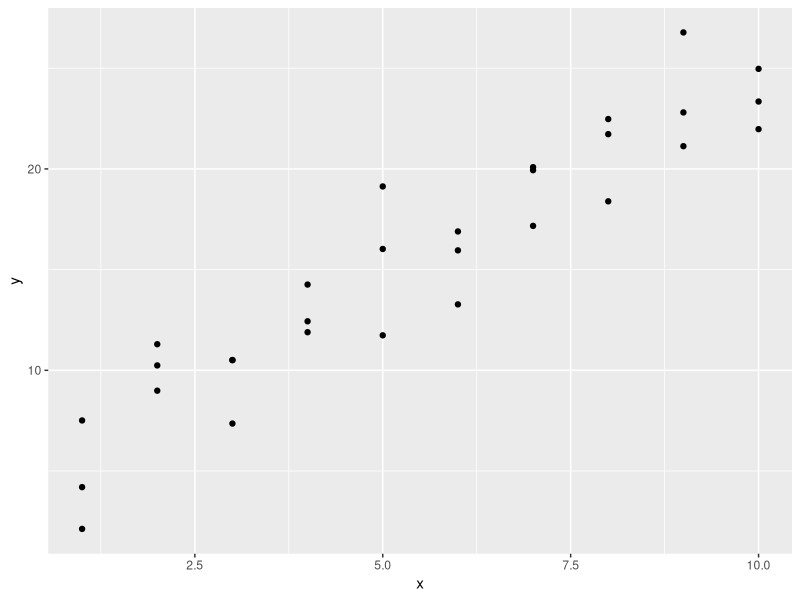
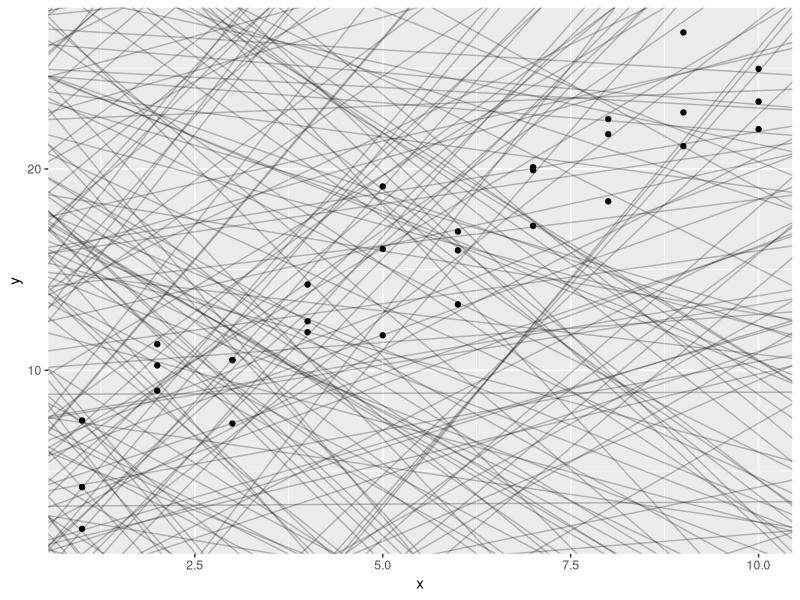
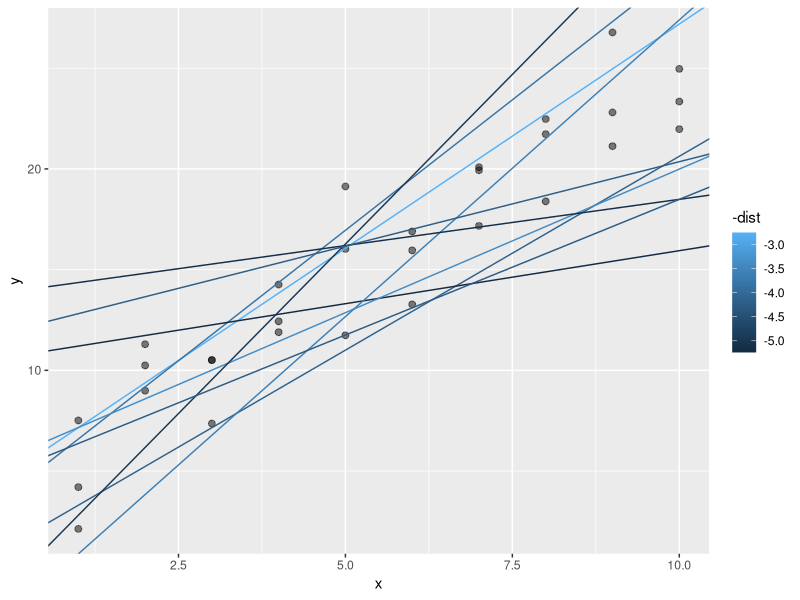
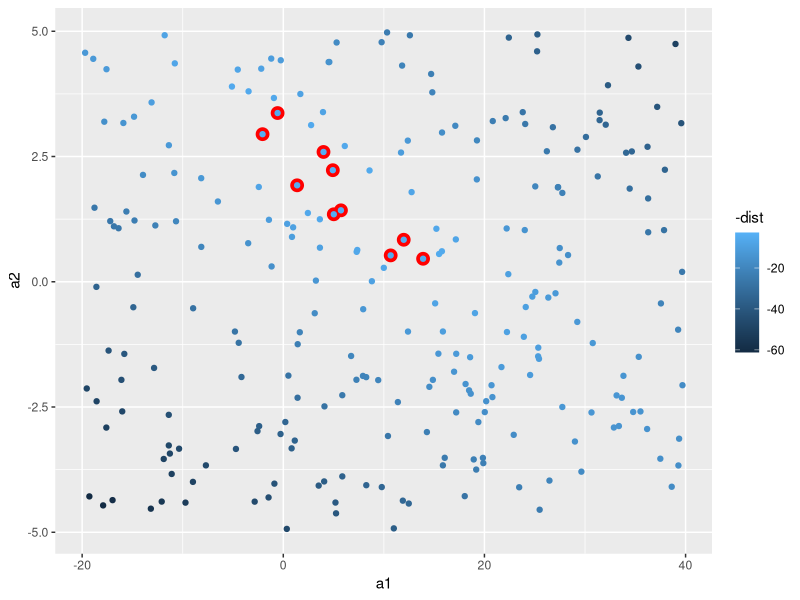
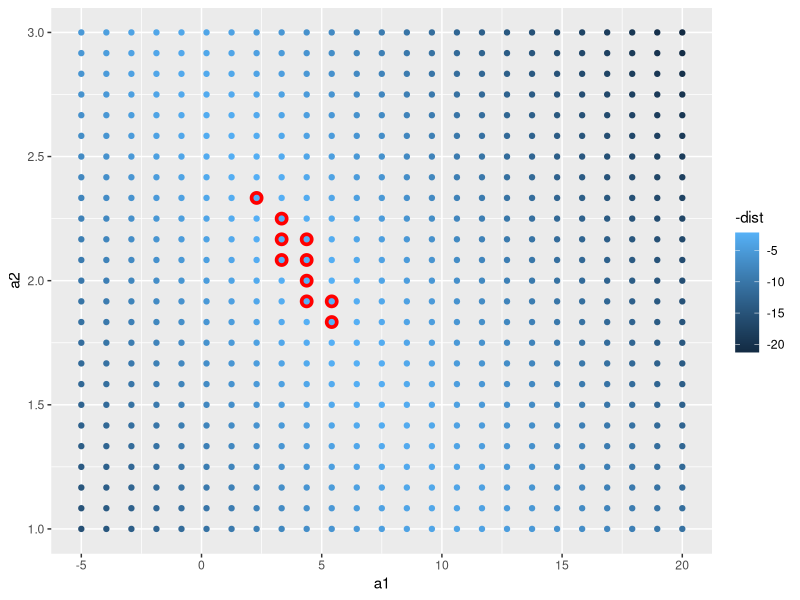
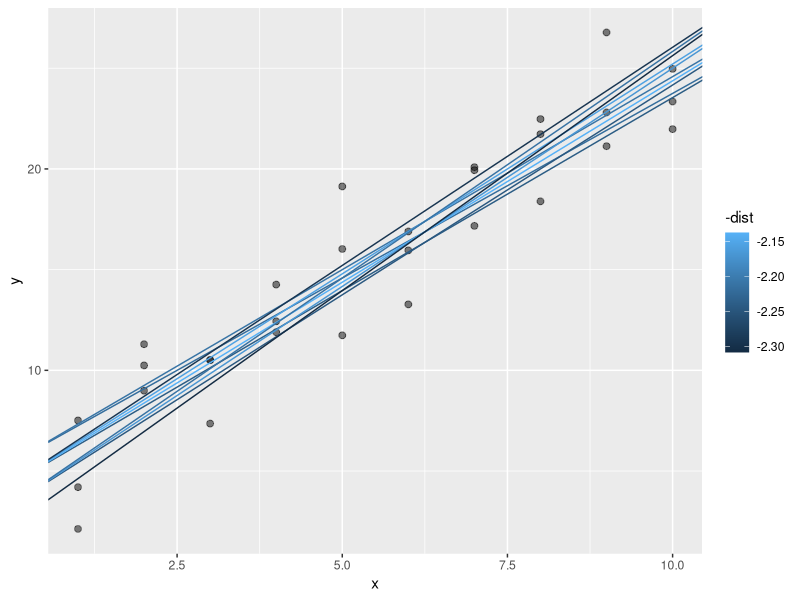
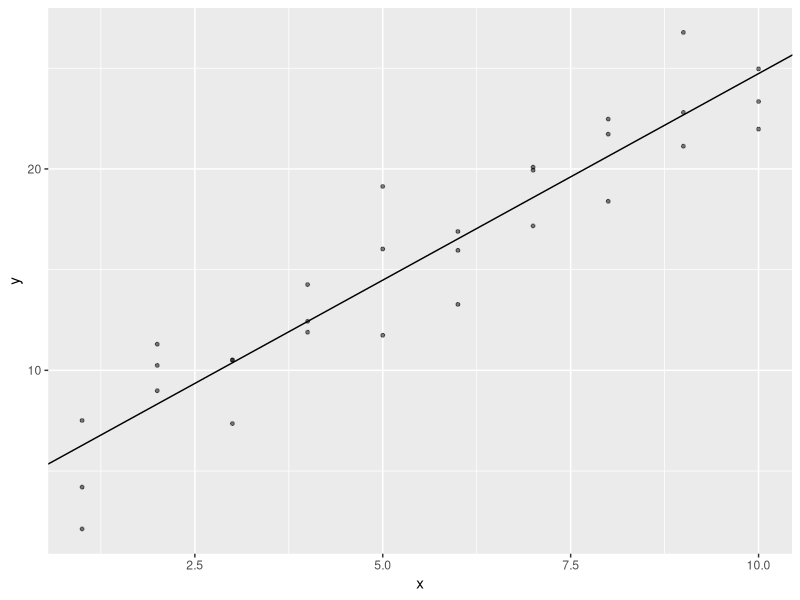
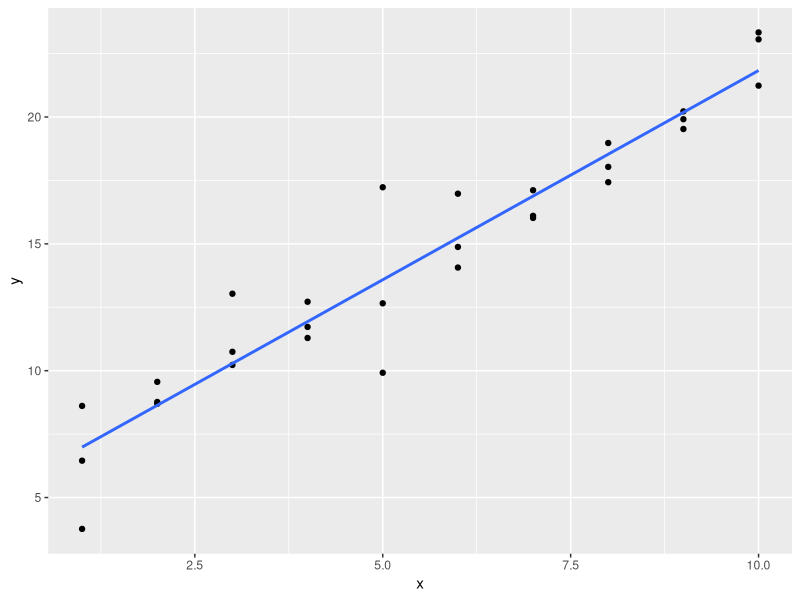

Source code (R) for these figures, in order:

# source: https://r4ds.had.co.nz/model-basics.html


library(tidyverse)
library(modelr)

# NA's are not silently dropped
options(na.action = na.warn)



# A simple model ----------------------------------------------------------

sim1 <- sim1

# sim1-data set
ggplot(data = sim1, aes(x = x, y = y)) +
  geom_point()



## random search ----------------------------------------------------------
# run mutiple linear models to get a feeling
models <- tibble(
  a1 = runif(n = 250, min = -20, max = 40),
  a2 = runif(n = 250, min = -5, max = 5)
)


ggplot(sim1, aes(x = x, y = y)) + 
  geom_abline(aes(intercept = a1, slope = a2),
              data = models,
              alpha = 0.25) + 
  geom_point()




# create model-prediction-function (turn model into a function)
model1 <- function(a, data) {
  
  # yhat = b0 + b1 * x
  a[1] + a[2] * data$x
}

# 7 and 1.5 are the parameters of the  1.model!
model1(c(7, 1.5), sim1)




# measure distance between yhat and y with one value
# => “root-mean-squared deviation”
# We compute the difference between actual (y)
# and predicted (yhat), square them, average them, 
# and the take the square root. 

measure_distance <- function(mod, data) {
  
  # difference = y - yhat (= b0 + b1 * x)
  diff <- data$y - model1(mod, data)
  
  # square differecnt, average it and take the square root
  sqrt(mean(diff^2))
}


measure_distance(c(7, 1.5), sim1)



# let's compute the difference for all 250 models above

sim1_dist <- function(a1, a2) {
  measure_distance(c(a1, a2), sim1)
}

# need a purrr-helper function because 
# our distance function expects the model 
# as a numeric vector of length 2.
models <- models %>% 
  mutate(dist = purrr::map2_dbl(a1, a2, sim1_dist))

View(models)


# plot the 10 best fitting models
ggplot(sim1, aes(x = x, y = y)) +
  geom_point(size = 2, alpha = 0.5) + 
  geom_abline(
    aes(intercept = a1, slope = a2, color = -dist),
    data = filter(models, rank(dist) <= 10)
  )


# or think of the models as data points (observations)
# again the best 10 are highlighted
ggplot() +
  geom_point(aes(x = a1, y = a2),
             size = 4, 
             color = "red",
             data = filter(models, rank(dist) <= 10)) + 
  geom_point(aes(x = a1, y = a2,
                 color = -dist),
             data = models)



## grid search ------------------------------------------------------------

# instead of fitting models randomly we could do it more 
# systematically

grid <- expand.grid(
  # range is picked from the top 10 models above...
  a1 = seq(-5, 20, length = 25),
  a2 = seq(1, 3, length = 25)
  ) %>% 
  mutate(dist = purrr::map2_dbl(a1, a2, sim1_dist))

grid %>% 
  ggplot(aes(x = a1, y = a2)) + 
  geom_point(data = filter(grid, rank(dist) <= 10),
             size = 4, 
             color = "red") + 
  geom_point(aes(color = -dist))


ggplot(sim1, aes(x = x, y = y)) + 
  geom_point(size = 2, alpha = 0.5) + 
  geom_abline(
    aes(intercept = a1, slope = a2, color = -dist),
    data = filter(grid, rank(dist) <= 10)
  )

# compare to random search => distances between y and yhat are much smaller!
# You could imagine iteratively making the grid finer and finer until
# you narrowed in on the best model. But there is an even better way...




## Newton-Raphson-search --------------------------------------------------
# numerical minimisation tool

best <- optim(c(0, 0), measure_distance, data = sim1)
best$par

# If you have a function that defines the distance between a model and a dataset, 
# an algorithm (optim()) that can minimise that distance by modifying the parameters 
# of the model, you can find the best model. The neat thing about this approach is 
# that it will work for any family of models that you can write an equation for.

ggplot(sim1, aes(x = x, y = y)) +
  geom_point(size = 1, alpha = 0.5) +
  geom_abline(intercept = best$par[1], slope = best$par[2])

# looks damn good!



## linear model -----------------------------------------------------------

# y = a_1 + a_2 * x_1 + a_3 * x_2 + ... a_n * x_(n-1)

sim1_mod <- lm(y ~ x, data = sim1)

coef(sim1_mod)

# These are exactly the same values we got with optim()! 
# Behind the scenes lm() doesn’t use optim() but instead 
# takes advantage of the mathematical structure of linear 
# models. Using some connections between geometry, 
# calculus, and linear algebra, lm() actually finds the 
# closest model in a single step, using a sophisticated 
# algorithm. This approach is both faster, and guarantees 
# that there is a global minimum.




## Exercises --------------------------------------------------------------

# 1)
# One downside of the linear model is that it is **sensitive to 
# unusual values because the distance incorporates a squared 
# term**. Fit a linear model to the simulated data below, and 
# visualise the results. Rerun a few times to generate different 
# simulated datasets. What do you notice about the model?


# student t-distribution
sim1a <- tibble(
  x = rep(1:10, each = 3),
  y = x * 1.5 + 6 + rt(length(x), df = 2)
  )


ggplot(sim1a, aes(x= x, y = y)) +
  geom_point() + 
  geom_smooth(method = "lm", se = FALSE)


# compare to normal distribution
sim1b <- tibble(
  x = rep(1:10, each = 3),
  y = x * 1.5 + 6 * rnorm(length(x), mean = 0, sd = 1)
  )
          

ggplot(sim1b, aes(x = x, y = y)) +
  geom_point() + 
  geom_smooth(method = "lm", se = FALSE)


# the probability to get outliers is higher with the students-t-distribution
# why?
# students-t-distribution has heavier tails than the normal distribution!
# probability for outliers ist higher!

tibble(
  x = seq(-5, 5, length.out = 5000),
  normal = dnorm(x),
  student_t = dt(x, df = 2)
) %>% 
  pivot_longer(cols = c(normal, student_t), 
               names_to = "distribution",
               values_to = "densitiy") %>% 
  ggplot(aes(x = x, y = densitiy, colour = distribution)) +
  geom_line()



# 2)
# One way to make linear models more robust is to use a different distance 
# measure. For example, instead of root-mean-squared distance, you could 
# use mean-absolute distance:

measure_distance_2 <- function(mod, data) {
  diff <- data$y - model1(mod, data)
  mean(abs(diff))
}


# Use optim() to fit this model to the simulated data above and compare 
# it to the linear model.


# Newton-Raphson search
newton_raphson <- optim(c(0, 0), measure_distance_2, data = sim1a)
newton_raphson$par


ggplot(sim1a, aes(x = x, y = y)) +
  geom_point(size = 1, alpha = 0.5) +
  geom_abline(intercept = newton_raphson$par[1], slope = newton_raphson$par[2])


# linear model
linear_model <- lm(y ~ x, data = sim1a)
linear_model$coefficients

ggplot(sim1a, aes(x = x, y = y)) +
  geom_point(size = 1, alpha = 0.5) +
  geom_abline(intercept = linear_model$coefficients[1],
              slope = linear_model$coefficients[2])



# compare to measure_distance
newton_raphson_2 <- optim(c(0, 0), measure_distance, data = sim1a)
newton_raphson_2$par

# coefficients the same as the lm-coefficients!






# Visualising models ------------------------------------------------------


## Predictions ------------------------------------------------------------

# predictors tell us the pattern, the model has captured

# take a look at the sim1 data again
View(sim1)


# create a grid
grid <- sim1 %>% 
  data_grid(x)

grid


# add predictions (1 perdiction per x-value)
grid <- grid %>% 
  add_predictions(sim1_mod)

grid


# plot
ggplot() +
  geom_point(data = sim1, aes(x = x, y = y)) +
  geom_line(data = grid, aes(x = x, y = pred),
            color = "red")




## Residuals (flip side of predictors) ------------------------------------

# residuals tell you what the model has missed
# residuals = y (observed values) - yhat (predicted values)

# we need the original data set to calculate the residuals!
sim1 <- sim1 %>% 
  add_residuals(sim1_mod)

sim1


# how spread are the residuals?
ggplot(sim1, aes(x = resid)) +
  geom_freqpoly(binwidth = 0.5)

# mean of the residuals will always be 0
mean(sim1$resid)

ggplot(sim1, aes(x = x, y = resid)) + 
  geom_ref_line(h = 0) +
  geom_point()


# Putting a reference line at zero for residuals is important because 
# good models (generally) should have residuals centered at zero, with 
# approximately the same variance (or distribution) over the support of x, 
# and no correlation. A zero reference line makes it easier to judge these 
# characteristics visually.




## Exercises  -------------------------------------------------------------

# Instead of using lm() to fit a straight line, you can use loess() to fit 
# a smooth curve. Repeat the process of model fitting, grid generation, 
# predictions, and visualization on sim1 using loess() instead of lm(). 
# How does the result compare to geom_smooth()?


sim1_loess <- loess(y ~ x, data = sim1)
sim1_lm <- lm(y ~ x, data = sim1)


sim1 <- sim1 %>% 
  add_residuals(sim1_lm) %>% 
  add_predictions(sim1_lm) %>% 
  add_residuals(sim1_loess, var = "resid_loess") %>% 
  add_predictions(sim1_loess, var = "pred_loess")


# plot
ggplot(data = sim1, aes(x = x, y = y)) +
  geom_point() +
  geom_line(aes(x = x, y = pred_loess), color = "red")

# this is the standard method of geom_smooth...
ggplot(data = sim1, aes(x = x, y = y)) +
  geom_point() +
  geom_smooth(se = FALSE)


# compare the residuals
ggplot(data = sim1) +
  geom_ref_line(h = 0) + 
  # lm
  geom_point(aes(x = x, y = resid), color = "red") +
  # loess (in genereal smaller residuals within (!) the sample)
  geom_point(aes(x = x, y = resid_loess), color = "blue")






# Categorical variables ---------------------------------------------------

# dummy-trap
# You might wonder why R also doesn’t create a sexfemale column. The problem 
# is that would create a column that is perfectly predictable based on the 
# other columns (i.e. sexfemale = 1 - sexmale). Unfortunately the exact details 
# of why this is a problem is beyond the scope of this book, but basically it 
# creates a model family that is too flexible, and will have infinitely many 
# models that are equally close to the data.

# in the background R creates a reference category
model_matrix(sim3, y ~ x1 + x2)


sim2 <- sim2

# plot
ggplot(sim2, aes(x = x , y = y)) +
  geom_point()


# generate model
mod2 <- lm(y ~ x, data = sim2)

grid <- sim2 %>% 
  data_grid(x) %>% 
  add_predictions(mod2)

grid



# Effectively, a model with a categorical x will predict 
# the mean value for each category!
ggplot(data = sim2, aes(x = x, y = y)) +
  geom_point() +
  geom_point(data = grid, aes(x = x, y = pred), 
             color = "red",
             size = 2)





# Interactions (continuous and categorical) -------------------------------

sim3 <- sim3

ggplot(data = sim3, aes(x = x1, y = y)) +
  geom_point(aes(color = x2))


# 2 possible models
mod1 <- lm(y ~ x1 + x2, data = sim3)

# y ~ x1 * x2 is translated to y = a_0 + a_1 * x1 + a_2 * x2 + a_12 * x1 * x2
# Note that whenever you use *, both the interaction AND 
# the individual components are included in the model.
mod2 <- lm(y ~ x1 * x2, data = sim3)
